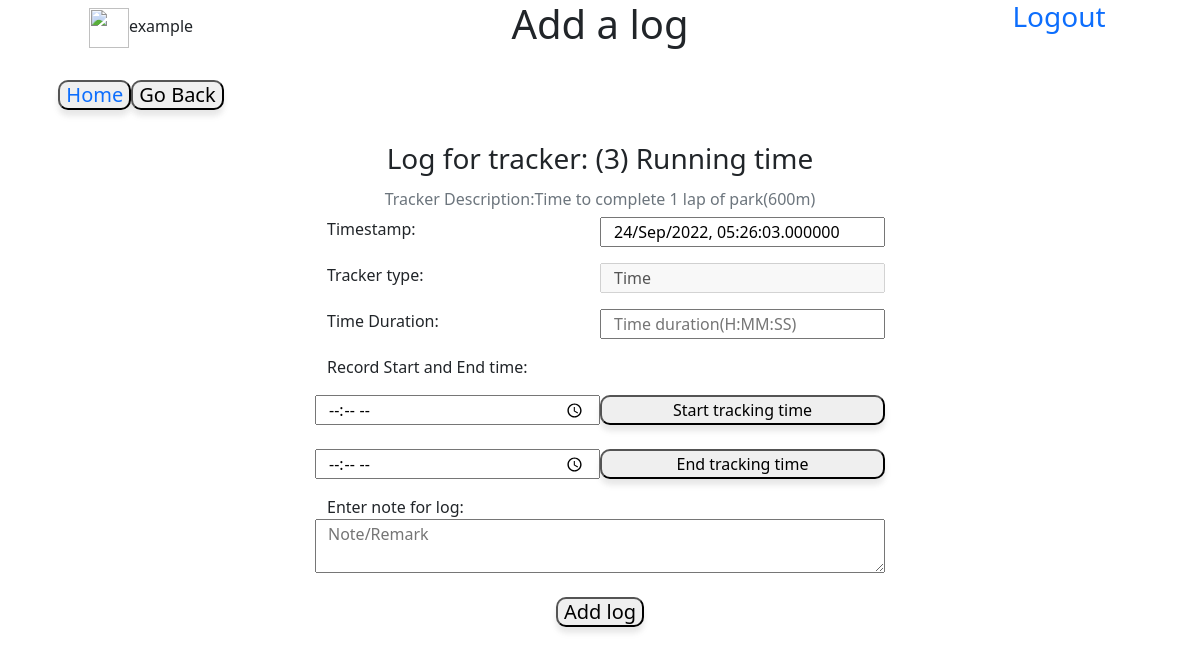
Before: /3/log/add (signed in) with the older database file.
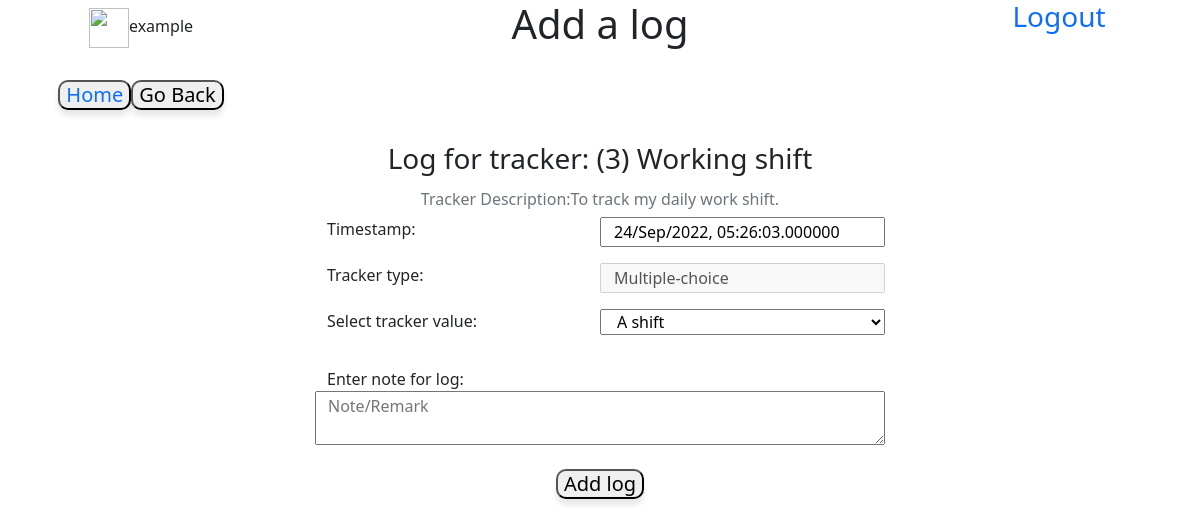
After: the same page with the newer database file.
### database.py (models this page shows)
class tracker(db.Model):
    user_id=db.Column(db.Integer,db.ForeignKey('user.id'),nullable=False)
    tracker_id=db.Column(db.Integer,primary_key=True,autoincrement=True)
    name=db.Column(db.String(30),nullable=False)
    desc=db.Column(db.String)
    type=db.Column(db.String,nullable=False)
    settings=db.Column(db.String)
    lastupdate=db.Column(db.DateTime)
    logs=db.relationship("log",cascade='all', backref="parent")

### application/controllers.py (the view, shortened to what this page needs)
@app.route('/<int:tracker_id>/log/add',methods=['GET','POST','PUT'])
@login_required
def add_logs(tracker_id): #
    if (tracker_id,) not in db.session.query(tracker.tracker_id).all():
        return notfound('tracker_id_not_found')
    t=tracker.query.get(tracker_id)
    timedict={'start':'','end':'','duration':''}
    if request.method=='GET':
        if request.args.get('start'):
            s=request.args.get('start')
        elif request.args.get('startb')=="start":
            s=datetime.now().strftime('%H:%M:%S')
        else:
            s=''
        if request.args.get('end'):
            e=request.args.get('end')
        elif request.args.get('endb')=="end":
            e=datetime.now().strftime('%H:%M:%S')
        else:
            e=''
        d=''
        if s!='' and e!='':
            d=datetime.strptime(e,'%H:%M:%S')-datetime.strptime(s,'%H:%M:%S')
        timedict={'start':s,'end':e,'duration':d}
    return render_template('add_logs.html',t=t,datetime=datetime,timedict=timedict)

### templates/add_logs.html (shortened to what this page needs)
<!DOCTYPE html>
<html lang="en" dir="ltr">
  <head>
    <link href="https://cdn.jsdelivr.net/npm/bootstrap@5.0.2/dist/css/bootstrap.min.css" rel="stylesheet">
    <link rel="stylesheet" href="/static/main.css">
  </head>
  <body>
    <div class="row">
      <div class="col-sm-3 d-flex justify-content-center">
        <span class="align-self-center"><img src='/static/userimg.png' width="40px" height="40px" />{{t.parent.username}}</span>
      </div>
      <div class="col-sm-6 d-flex justify-content-center">
        <h1>Add a log</h1>
      </div>
      <div class="col-sm-3 d-flex justify-content-center">
        <h3><a href="/logout"> Logout</a></h3>
      </div>
    </div><br>
    <div class="row">
      <div class="col-3 text-center h5"><button type="button"><a href="/main">Home </a></button><button type="button" name="back" onclick="javascrpt:history.back()">Go Back</button>
      </div>
    </div><br>
    <div class="container add_log">
      <div class="mb-3 row d-flex justify-content-center">
        <h3 align="center">Log for tracker: ({{t.tracker_id}}) {{t.name}}</h3>
        <br><br>
        <form id="log_form" action="add" method="post">
          <div class="mb-3 row">
            <h6 class="col-8 offset-2 text-muted text-center">Tracker Description:{{t.desc}}</h6>
            <label class="col-3 offset-3" for="time">Timestamp:</label>
            <input class="col-3" type="text" name="time" value="{{ datetime.now().strftime('%d/%b/%Y, %H:%M:%S.%f') }}">
          </div>
          <div class="mb-3 row">
            <label class="col-3 offset-3" for="type">Tracker type:</label>
            <input class="col-3" type="text" name="type" value="{{t.type}}" disabled><br>
          </div>
          <div class="mb-3 row">
            {% if t.type=="Multiple-choice" -%}
            <label class="col-3 offset-3" for="value">Select tracker value:</label>
            <select class="col-3" name="value">
              {% for i in t.settings.split(',') -%}
              <option value={{i}}>{{i}}</option>
              {% endfor %}
            </select>
          </div>
        </form>
        {% elif t.type=='Integer' %}
        <label class="col-3 offset-3" for="value">Enter value of log as integer:</label>
        <input class="col-3" type="number" name="value" placeholder="Int" required>
      </div>
      </form>
      {% elif t.type=='Numeric' %}
      <label class="col-3 offset-3" for="value">Enter value of log as float:</label>
      <input class="col-3" type="number" name="value" step='0.001' placeholder="float" required>
    </div>
    </form>
    {% elif t.type=='Time' -%}
    <label class="col-3 offset-3" for="value">Time Duration:</label>
    <input class="col-3" type="text" name="value" value="{{timedict.duration}}" placeholder="Time duration(H:MM:SS)" required></div>
    </form>
    <form id="time" action="add" method="get">
      <div class="mb-3 row">
        <label class="col-3 offset-3" for="start">Record Start and End time:</label><br>
      </div>
      <div class="row">
        <input class="col-3 offset-3" type="time" name="start" value="{{timedict.start}}" step='any'>
        <button class="col-3" form="time" type="submit" name="startb" value="start">Start tracking time</button>
      </div><br>
      <div class="row">
        <input class="col-3 offset-3" type="time" name="end" value="{{timedict.end}}" step='any'>
        <button class="col-3" form="time" type="submit" name="endb" value="end">End tracking time</button>
      </div>
    </form>
    {% endif %}
    </div>
    <div class="row">
      <label for="note" class="col-3 offset-3">Enter note for log:</label>
      <textarea form='log_form' class="col-6 offset-3" name="note" placeholder="Note/Remark" align="center"></textarea>
    </div><br>
    <div class="text-center h5">
      <button form="log_form" type="submit" name="submit">Add log</button>
    </div>
    </div>
  </body>
</html>

Changed rows visible on the page:
changed tracker id 3: name "Running time" → "Working shift"; desc "Time to complete 1 lap of park(600m)" → "To track my daily work shift."; type "Time" → "Multiple-choice"; value (not shown) → "A shift"
Other visible differences:
text no longer shown: "Time Duration: Record Start and End time: Start tracking time End tracking time"
text now shown: "Select tracker value:"
